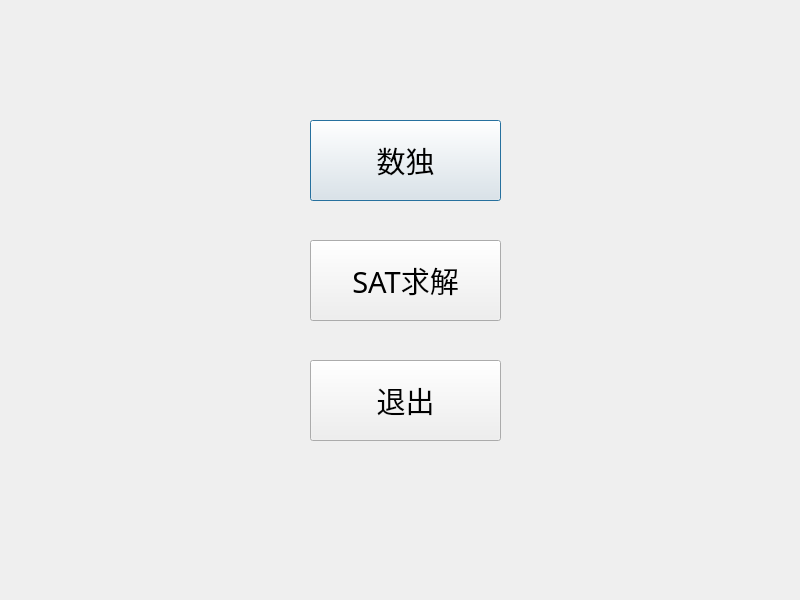
<?xml version="1.0" encoding="UTF-8"?>
<ui version="4.0">
 <class>Dialog</class>
 <widget class="QDialog" name="Dialog">
  <property name="geometry">
   <rect>
    <x>0</x>
    <y>0</y>
    <width>800</width>
    <height>600</height>
   </rect>
  </property>
  <property name="windowTitle">
   <string>Dialog</string>
  </property>
  <widget class="QPushButton" name="Sudoku">
   <property name="geometry">
    <rect>
     <x>310</x>
     <y>120</y>
     <width>191</width>
     <height>81</height>
    </rect>
   </property>
   <property name="font">
    <font>
     <family>宋体</family>
     <pointsize>22</pointsize>
    </font>
   </property>
   <property name="cursor">
    <cursorShape>OpenHandCursor</cursorShape>
   </property>
   <property name="layoutDirection">
    <enum>Qt::LeftToRight</enum>
   </property>
   <property name="text">
    <string>数独</string>
   </property>
  </widget>
  <widget class="QPushButton" name="SatSolver">
   <property name="geometry">
    <rect>
     <x>310</x>
     <y>240</y>
     <width>191</width>
     <height>81</height>
    </rect>
   </property>
   <property name="font">
    <font>
     <family>宋体</family>
     <pointsize>22</pointsize>
    </font>
   </property>
   <property name="cursor">
    <cursorShape>OpenHandCursor</cursorShape>
   </property>
   <property name="text">
    <string>SAT求解</string>
   </property>
  </widget>
  <widget class="QPushButton" name="BtnClose">
   <property name="geometry">
    <rect>
     <x>310</x>
     <y>360</y>
     <width>191</width>
     <height>81</height>
    </rect>
   </property>
   <property name="font">
    <font>
     <family>宋体</family>
     <pointsize>22</pointsize>
    </font>
   </property>
   <property name="cursor">
    <cursorShape>OpenHandCursor</cursorShape>
   </property>
   <property name="text">
    <string>退出</string>
   </property>
  </widget>
 </widget>
 <resources/>
 <connections>
  <connection>
   <sender>BtnClose</sender>
   <signal>clicked()</signal>
   <receiver>Dialog</receiver>
   <slot>close()</slot>
   <hints>
    <hint type="sourcelabel">
     <x>405</x>
     <y>295</y>
    </hint>
    <hint type="destinationlabel">
     <x>399</x>
     <y>299</y>
    </hint>
   </hints>
  </connection>
 </connections>
</ui>
